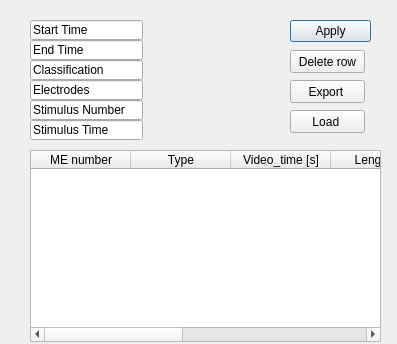
<?xml version="1.0" encoding="UTF-8"?>
<ui version="4.0">
 <class>Dialog</class>
 <widget class="QDialog" name="Dialog">
  <property name="geometry">
   <rect>
    <x>0</x>
    <y>0</y>
    <width>397</width>
    <height>344</height>
   </rect>
  </property>
  <property name="windowTitle">
   <string>Dialog</string>
  </property>
  <widget class="QDialogButtonBox" name="button_box">
   <property name="geometry">
    <rect>
     <x>290</x>
     <y>20</y>
     <width>81</width>
     <height>241</height>
    </rect>
   </property>
   <property name="orientation">
    <enum>Qt::Vertical</enum>
   </property>
   <property name="standardButtons">
    <set>QDialogButtonBox::Apply</set>
   </property>
   <property name="centerButtons">
    <bool>false</bool>
   </property>
  </widget>
  <widget class="QLineEdit" name="start_time">
   <property name="geometry">
    <rect>
     <x>30</x>
     <y>20</y>
     <width>113</width>
     <height>20</height>
    </rect>
   </property>
   <property name="text">
    <string>Start Time</string>
   </property>
  </widget>
  <widget class="QLineEdit" name="end_time">
   <property name="geometry">
    <rect>
     <x>30</x>
     <y>40</y>
     <width>113</width>
     <height>20</height>
    </rect>
   </property>
   <property name="text">
    <string>End Time</string>
   </property>
  </widget>
  <widget class="QLineEdit" name="classification">
   <property name="geometry">
    <rect>
     <x>30</x>
     <y>60</y>
     <width>113</width>
     <height>20</height>
    </rect>
   </property>
   <property name="text">
    <string>Classification</string>
   </property>
  </widget>
  <widget class="QLineEdit" name="electrodes">
   <property name="geometry">
    <rect>
     <x>30</x>
     <y>80</y>
     <width>113</width>
     <height>20</height>
    </rect>
   </property>
   <property name="text">
    <string>Electrodes</string>
   </property>
  </widget>
  <widget class="QTableWidget" name="tableWidget">
   <property name="geometry">
    <rect>
     <x>30</x>
     <y>150</y>
     <width>351</width>
     <height>192</height>
    </rect>
   </property>
   <column>
    <property name="text">
     <string>ME number</string>
    </property>
   </column>
   <column>
    <property name="text">
     <string>Type</string>
    </property>
   </column>
   <column>
    <property name="text">
     <string>Video_time [s]</string>
    </property>
   </column>
   <column>
    <property name="text">
     <string>Length [s]</string>
    </property>
   </column>
   <column>
    <property name="text">
     <string>New Column</string>
    </property>
   </column>
   <column>
    <property name="text">
     <string>Stimulus number</string>
    </property>
   </column>
   <column>
    <property name="text">
     <string>Stimulus time [s]</string>
    </property>
   </column>
  </widget>
  <widget class="QLineEdit" name="stim_number">
   <property name="geometry">
    <rect>
     <x>30</x>
     <y>100</y>
     <width>113</width>
     <height>20</height>
    </rect>
   </property>
   <property name="text">
    <string>Stimulus Number</string>
   </property>
  </widget>
  <widget class="QLineEdit" name="stim_time">
   <property name="geometry">
    <rect>
     <x>30</x>
     <y>120</y>
     <width>113</width>
     <height>20</height>
    </rect>
   </property>
   <property name="text">
    <string>Stimulus Time</string>
   </property>
  </widget>
  <widget class="QPushButton" name="Delete_row">
   <property name="geometry">
    <rect>
     <x>290</x>
     <y>50</y>
     <width>75</width>
     <height>23</height>
    </rect>
   </property>
   <property name="text">
    <string>Delete row</string>
   </property>
  </widget>
  <widget class="QPushButton" name="Export">
   <property name="geometry">
    <rect>
     <x>290</x>
     <y>80</y>
     <width>75</width>
     <height>23</height>
    </rect>
   </property>
   <property name="text">
    <string>Export </string>
   </property>
  </widget>
  <widget class="QPushButton" name="load_csv">
   <property name="geometry">
    <rect>
     <x>290</x>
     <y>110</y>
     <width>75</width>
     <height>23</height>
    </rect>
   </property>
   <property name="text">
    <string>Load </string>
   </property>
  </widget>
 </widget>
 <resources/>
 <connections>
  <connection>
   <sender>button_box</sender>
   <signal>accepted()</signal>
   <receiver>Dialog</receiver>
   <slot>accept()</slot>
   <hints>
    <hint type="sourcelabel">
     <x>248</x>
     <y>254</y>
    </hint>
    <hint type="destinationlabel">
     <x>157</x>
     <y>274</y>
    </hint>
   </hints>
  </connection>
  <connection>
   <sender>button_box</sender>
   <signal>rejected()</signal>
   <receiver>Dialog</receiver>
   <slot>reject()</slot>
   <hints>
    <hint type="sourcelabel">
     <x>316</x>
     <y>260</y>
    </hint>
    <hint type="destinationlabel">
     <x>286</x>
     <y>274</y>
    </hint>
   </hints>
  </connection>
 </connections>
</ui>
